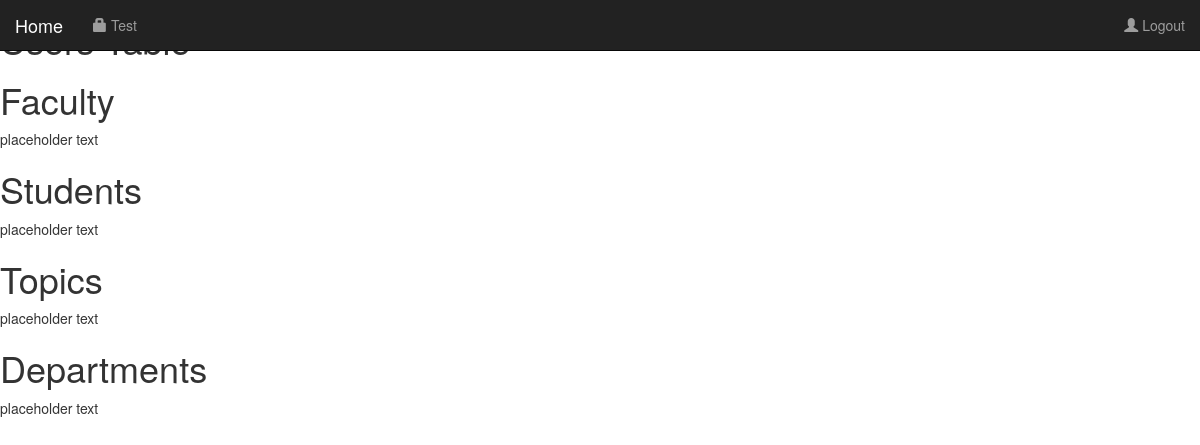
/Milestone3/php/assets/php/pages/test.php, run on an earlier commit of the app's database.
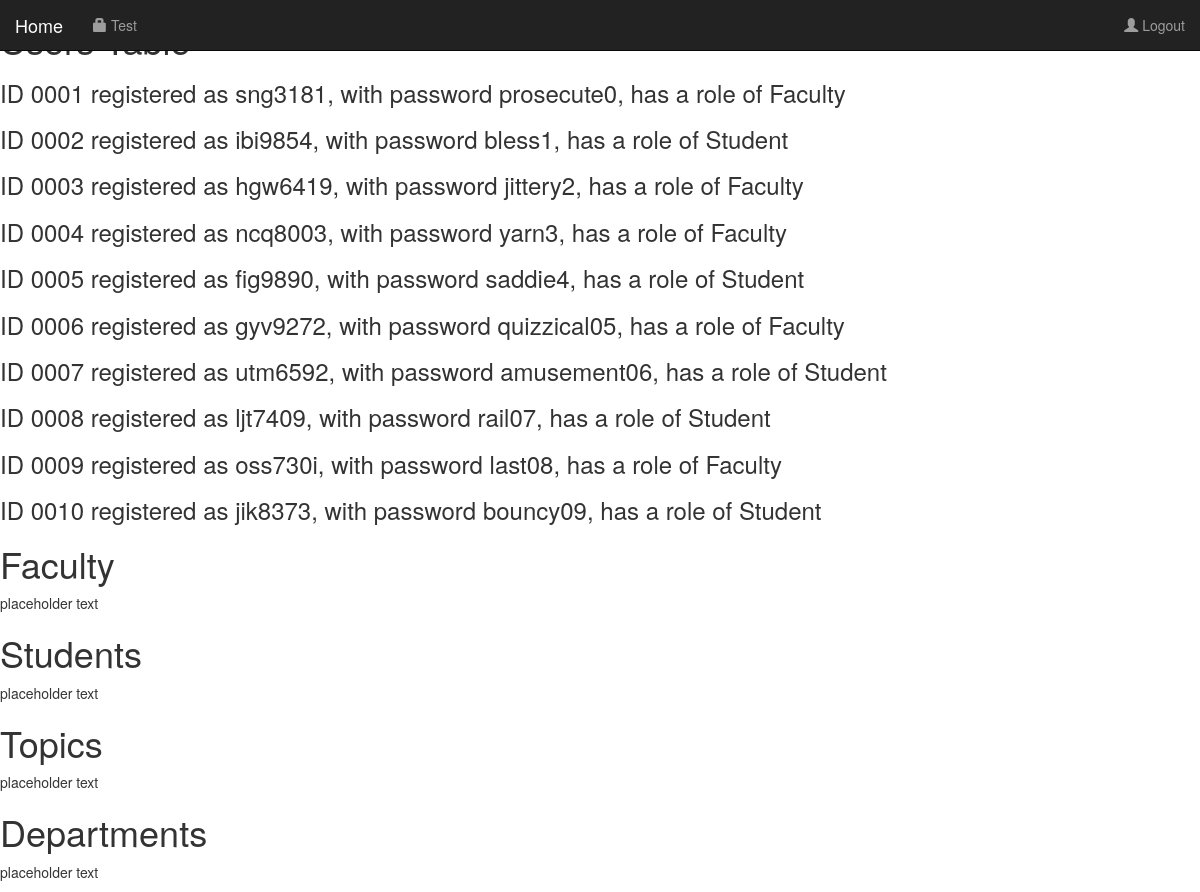
And on a later commit of the database.
### tables this page shows
CREATE TABLE Users(
	userID int(4) ZEROFILL AUTO_INCREMENT NOT NULL,
	userName varchar(25) DEFAULT 'Admin',
	password varchar(25) DEFAULT 'password',
	role ENUM("Student", "Faculty") NOT NULL,
	PRIMARY KEY (userID)
);

### Milestone3/php/assets/php/database/classes/PDO.DB.class.php (called while the page is built)
<?php
class DB {
    private $dbh;
    function __construct() {
        try {
            $this->dbh = new PDO("mysql:host={$_SERVER['DB_SERVER']};dbname={$_SERVER['DB']}", $_SERVER['DB_USER'], $_SERVER['DB_PASSWORD']);
        }
        catch (PDOException $e) {
            die();
        }
    }
    function getAllUsers() {
        try {
            include "Users.class.php";
            $data = array();
            $stmt = $this->dbh->prepare("SELECT * FROM Users");
            $stmt->execute();
            $stmt->setFetchMode(PDO::FETCH_CLASS, "Users");
            while ($person = $stmt->fetch()) {
                $data[] = $person;
            }
            return $data;
        } catch (PDOException $e) {
            echo $e->getMessage();
            die();
        }
    }
}

### Milestone3/php/assets/php/database/classes/Users.class.php (called while the page is built)
<?php
class Users {
    private $userID;
    private $userName;
    private $password;
    private $role;
    public function whoAmI() {
        return "ID {$this->userID} registered as {$this->userName}, with password {$this->password}, has a role of {$this->role}";
    }
}

### Milestone3/php/assets/php/pages/test.php (the view, shortened to what this page needs)
<?php include('../elements/head.php'); ?>
<?php include('../elements/navbar.php'); ?>
<html>
    <body>
        <form>
            <h1>Users Table</h1>
            <?php
                require_once "../database/classes/PDO.DB.class.php";
                $db = new DB();
                $data = $db->getAllUsers();
                foreach($data as $person) {
                    echo "<h3>{$person->whoAmI()}</h3>";
                }
            ?>
        </form>
        <form>
            <h1>Faculty</h1>
            <p>placeholder text</p>
        </form>
        <form>
            <h1>Students</h1>
            <p>placeholder text</p>
        </form>
        <form>
            <h1>Topics</h1>
            <p>placeholder text</p>
        </form>
        <form>
            <h1>Departments</h1>
            <p>placeholder text</p>
        </form>
    </body>
</html>

### Milestone3/php/assets/php/elements/head.php (shortened to what this page needs)
<!DOCTYPE html>
<html lang="en">
<head>
    <link rel="stylesheet" href="https://maxcdn.bootstrapcdn.com/bootstrap/3.4.0/css/bootstrap.min.css">
    <link rel="stylesheet" href="https://serenity.ist.rit.edu/~iste330t10/project/assets/css/style.css">
</head>

### Milestone3/php/assets/php/elements/navbar.php
<nav class="navbar navbar-inverse navbar-fixed-top">
  <div class="container-fluid">
    <div class="navbar-header">
      <a class="navbar-brand" href="https://serenity.ist.rit.edu/~iste330t10/project/index.php"> Home</a>
    </div>
    <ul class="nav navbar-nav">
      <li><a href="https://serenity.ist.rit.edu/~iste330t10/project/assets/php/pages/test.php"><span class="	glyphicon glyphicon-lock"></span> Test</a></li>
    </ul>
    <ul class="nav navbar-nav navbar-right">
      <li><a href=""><span class="glyphicon glyphicon-user"></span> Logout</a></li>
    </ul>
  </div>
</nav>

What changed in the data, as far as the page shows it:
added users: $person->whoAmI() "ID 0001 registered as sng3181, with password prosecute0, has a role of Faculty"
added users: $person->whoAmI() "ID 0002 registered as ibi9854, with password bless1, has a role of Student"
added users: $person->whoAmI() "ID 0003 registered as hgw6419, with password jittery2, has a role of Faculty"
added users: $person->whoAmI() "ID 0004 registered as ncq8003, with password yarn3, has a role of Faculty"
added users: $person->whoAmI() "ID 0005 registered as fig9890, with password saddie4, has a role of Student"
added users: $person->whoAmI() "ID 0006 registered as gyv9272, with password quizzical05, has a role of Faculty"
added users: $person->whoAmI() "ID 0007 registered as utm6592, with password amusement06, has a role of Student"
added users: $person->whoAmI() "ID 0008 registered as ljt7409, with password rail07, has a role of Student"
added users: $person->whoAmI() "ID 0009 registered as oss730i, with password last08, has a role of Faculty"
added users: $person->whoAmI() "ID 0010 registered as jik8373, with password bouncy09, has a role of Student"
